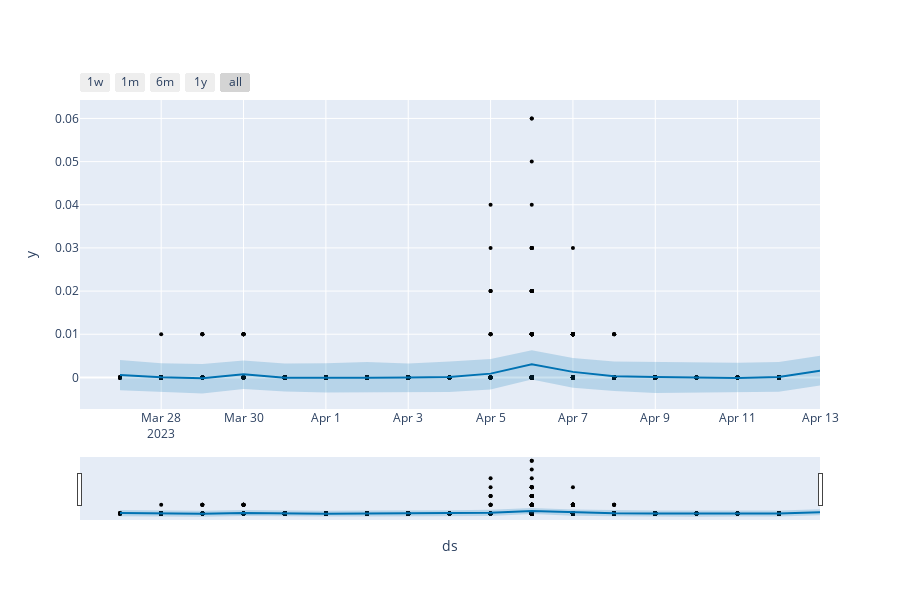

The notebook cell saved with this chart:
### Code cell
# forcast 3
plot_plotly(m, precipDayforecast)

### Figure 1 — Plotly figure (JSON) as saved in the notebook; plotly's stock layout.template omitted (floating-point values rounded to 4 significant figures; data arrays with more than 128 entries replaced by an {"elided": "..."} marker saying what was removed)
{"data": [{"marker": {"color": "black", "size": 4}, "mode": "markers", "name": "Actual", "type": "scatter", "x": {"elided": "4527 str values"}, "y": {"elided": "4527 float values"}}, {"hoverinfo": "skip", "line": {"width": 0}, "mode": "lines", "type": "scatter", "x": ["2023-03-27T00:00:00", "2023-03-28T00:00:00", "2023-03-29T00:00:00", "2023-03-30T00:00:00", "2023-03-31T00:00:00", "2023-04-01T00:00:00", "2023-04-02T00:00:00", "2023-04-03T00:00:00", "2023-04-04T00:00:00", "2023-04-05T00:00:00", "2023-04-06T00:00:00", "2023-04-07T00:00:00", "2023-04-08T00:00:00", "2023-04-09T00:00:00", "2023-04-10T00:00:00", "2023-04-11T00:00:00", "2023-04-12T00:00:00", "2023-04-13T00:00:00"], "y": [-0.002997, -0.003443, -0.003742, -0.002662, -0.00327, -0.003474, -0.003433, -0.003396, -0.003362, -0.00279, -0.0004594, -0.002405, -0.003151, -0.003622, -0.003525, -0.003305, -0.003302, -0.001878]}, {"fill": "tonexty", "fillcolor": "rgba(0, 114, 178, 0.2)", "line": {"color": "#0072B2", "width": 2}, "mode": "lines", "name": "Predicted", "type": "scatter", "x": ["2023-03-27T00:00:00", "2023-03-28T00:00:00", "2023-03-29T00:00:00", "2023-03-30T00:00:00", "2023-03-31T00:00:00", "2023-04-01T00:00:00", "2023-04-02T00:00:00", "2023-04-03T00:00:00", "2023-04-04T00:00:00", "2023-04-05T00:00:00", "2023-04-06T00:00:00", "2023-04-07T00:00:00", "2023-04-08T00:00:00", "2023-04-09T00:00:00", "2023-04-10T00:00:00", "2023-04-11T00:00:00", "2023-04-12T00:00:00", "2023-04-13T00:00:00"], "y": [0.0005576, 5.28e-05, -0.000194, 0.0007114, -6.525e-05, -0.0001252, -7.332e-05, -9.09e-06, 9.322e-05, 0.0008733, 0.003014, 0.001281, 0.0002651, 7.45e-05, -3.702e-05, -0.0001105, 7.409e-05, 0.001535]}, {"fill": "tonexty", "fillcolor": "rgba(0, 114, 178, 0.2)", "hoverinfo": "skip", "line": {"width": 0}, "mode": "lines", "type": "scatter", "x": ["2023-03-27T00:00:00", "2023-03-28T00:00:00", "2023-03-29T00:00:00", "2023-03-30T00:00:00", "2023-03-31T00:00:00", "2023-04-01T00:00:00", "2023-04-02T00:00:00", "2023-04-03T00:00:00", "2023-04-04T00:00:00", "2023-04-05T00:00:00", "2023-04-06T00:00:00", "2023-04-07T00:00:00", "2023-04-08T00:00:00", "2023-04-09T00:00:00", "2023-04-10T00:00:00", "2023-04-11T00:00:00", "2023-04-12T00:00:00", "2023-04-13T00:00:00"], "y": [0.004008, 0.003265, 0.003099, 0.00394, 0.003241, 0.003291, 0.00356, 0.003247, 0.003677, 0.004239, 0.006299, 0.004472, 0.003671, 0.003534, 0.00337, 0.003369, 0.003561, 0.005003]}], "layout": {"height": 600, "showlegend": false, "width": 900, "xaxis": {"rangeselector": {"buttons": [{"count": 7, "label": "1w", "step": "day", "stepmode": "backward"}, {"count": 1, "label": "1m", "step": "month", "stepmode": "backward"}, {"count": 6, "label": "6m", "step": "month", "stepmode": "backward"}, {"count": 1, "label": "1y", "step": "year", "stepmode": "backward"}, {"step": "all"}]}, "rangeslider": {"visible": true}, "title": {"text": "ds"}, "type": "date"}, "yaxis": {"title": {"text": "y"}}}}
